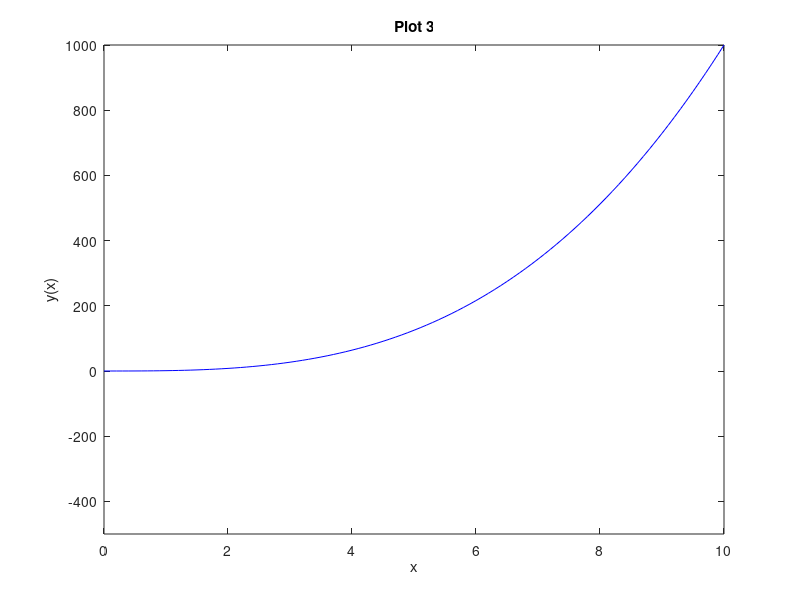

The MATLAB source for this figure: (Note: this script raises an error after producing the figure.)
x = [0:0.1:10];
yp = x.^3;

% Ask about how diff & gradient functions work - why does diff return one less value?
figure(3); plot(x,yp,'b');

plot(x,yp,'b');
yd = gradient(yp,x);
title('Plot 3');
xlabel('x');
ylabel('y(x)');
ylim([-500 1000])
hold on 
% ways to do this... the below requires knowing the position of the desired
% x-value within each variable
% What I'd like to do is a loop that would loop through and calculate the
% line for x = 3, x = 5, & x = 8 using m = 3*x(or t).^2  instead of 'gradient'
% Need a new variable? => t = 3, 5, 8 then yd3 = (x-t(1))*m(t) + yp(t)??
t = [3 5 8];
m = 3*t.^2;
for r = 1:3
    yd(r) = (x-t)*m(t)+yp(t);
end
yd3 = (x-x(31))*yd(31)+yp(31);
yd5 = (x-x(51))*yd(51)+yp(51);
yd8 = (x-x(81))*yd(81)+yp(81);
plot(x,yd3,'m',x,yd5,'g',x,yd8,'c')
hold off

